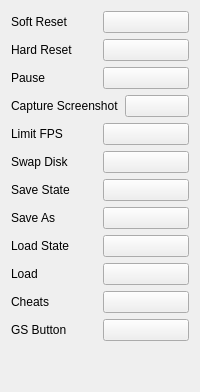
             <widget class="QWidget" name="systemMenuTab">
              <attribute name="title">
               <string>System</string>
              </attribute>
              <layout class="QVBoxLayout" name="verticalLayout_3">
               <item>
                <layout class="QHBoxLayout" name="horizontalLayout_75">
                 <item>
                  <widget class="QLabel" name="label_72">
                   <property name="text">
                    <string>Soft Reset</string>
                   </property>
                  </widget>
                 </item>
                 <item>
                  <widget class="KeybindButton" name="softResetKeyButton">
                   <property name="text">
                    <string/>
                   </property>
                  </widget>
                 </item>
                </layout>
               </item>
               <item>
                <layout class="QHBoxLayout" name="horizontalLayout_76">
                 <item>
                  <widget class="QLabel" name="label_73">
                   <property name="text">
                    <string>Hard Reset</string>
                   </property>
                  </widget>
                 </item>
                 <item>
                  <widget class="KeybindButton" name="hardResetKeyButton">
                   <property name="text">
                    <string/>
                   </property>
                  </widget>
                 </item>
                </layout>
               </item>
               <item>
                <layout class="QHBoxLayout" name="horizontalLayout_89">
                 <item>
                  <widget class="QLabel" name="label_88">
                   <property name="text">
                    <string>Pause</string>
                   </property>
                  </widget>
                 </item>
                 <item>
                  <widget class="KeybindButton" name="pauseKeyButton">
                   <property name="text">
                    <string/>
                   </property>
                  </widget>
                 </item>
                </layout>
               </item>
               <item>
                <layout class="QHBoxLayout" name="horizontalLayout_77">
                 <item>
                  <widget class="QLabel" name="label_74">
                   <property name="text">
                    <string>Capture Screenshot</string>
                   </property>
                  </widget>
                 </item>
                 <item>
                  <widget class="KeybindButton" name="generateBitmapKeyButton">
                   <property name="text">
                    <string/>
                   </property>
                  </widget>
                 </item>
                </layout>
               </item>
               <item>
                <layout class="QHBoxLayout" name="horizontalLayout_78">
                 <item>
                  <widget class="QLabel" name="label_75">
                   <property name="text">
                    <string>Limit FPS</string>
                   </property>
                  </widget>
                 </item>
                 <item>
                  <widget class="KeybindButton" name="limitFPSKeyButton">
                   <property name="text">
                    <string/>
                   </property>
                  </widget>
                 </item>
                </layout>
               </item>
               <item>
                <layout class="QHBoxLayout" name="horizontalLayout_79">
                 <item>
                  <widget class="QLabel" name="label_76">
                   <property name="text">
                    <string>Swap Disk</string>
                   </property>
                  </widget>
                 </item>
                 <item>
                  <widget class="KeybindButton" name="swapDiskKeyButton">
                   <property name="text">
                    <string/>
                   </property>
                  </widget>
                 </item>
                </layout>
               </item>
               <item>
                <layout class="QHBoxLayout" name="horizontalLayout_80">
                 <item>
                  <widget class="QLabel" name="label_77">
                   <property name="text">
                    <string>Save State</string>
                   </property>
                  </widget>
                 </item>
                 <item>
                  <widget class="KeybindButton" name="saveStateKeyButton">
                   <property name="text">
                    <string/>
                   </property>
                  </widget>
                 </item>
                </layout>
               </item>
               <item>
                <layout class="QHBoxLayout" name="horizontalLayout_81">
                 <item>
                  <widget class="QLabel" name="label_78">
                   <property name="text">
                    <string>Save As</string>
                   </property>
                  </widget>
                 </item>
                 <item>
                  <widget class="KeybindButton" name="saveAsKeyButton">
                   <property name="text">
                    <string/>
                   </property>
                  </widget>
                 </item>
                </layout>
               </item>
               <item>
                <layout class="QHBoxLayout" name="horizontalLayout_82">
                 <item>
                  <widget class="QLabel" name="label_79">
                   <property name="text">
                    <string>Load State</string>
                   </property>
                  </widget>
                 </item>
                 <item>
                  <widget class="KeybindButton" name="loadStateKeyButton">
                   <property name="text">
                    <string/>
                   </property>
                  </widget>
                 </item>
                </layout>
               </item>
               <item>
                <layout class="QHBoxLayout" name="horizontalLayout_83">
                 <item>
                  <widget class="QLabel" name="label_80">
                   <property name="text">
                    <string>Load</string>
                   </property>
                  </widget>
                 </item>
                 <item>
                  <widget class="KeybindButton" name="loadKeyButton">
                   <property name="text">
                    <string/>
                   </property>
                  </widget>
                 </item>
                </layout>
               </item>
               <item>
                <layout class="QHBoxLayout" name="horizontalLayout_84">
                 <item>
                  <widget class="QLabel" name="label_81">
                   <property name="text">
                    <string>Cheats</string>
                   </property>
                  </widget>
                 </item>
                 <item>
                  <widget class="KeybindButton" name="cheatsKeyButton">
                   <property name="text">
                    <string/>
                   </property>
                  </widget>
                 </item>
                </layout>
               </item>
               <item>
                <layout class="QHBoxLayout" name="horizontalLayout_85">
                 <item>
                  <widget class="QLabel" name="label_82">
                   <property name="text">
                    <string>GS Button</string>
                   </property>
                  </widget>
                 </item>
                 <item>
                  <widget class="KeybindButton" name="gsButtonKeyButton">
                   <property name="text">
                    <string/>
                   </property>
                  </widget>
                 </item>
                </layout>
               </item>
               <item>
                <spacer name="verticalSpacer_14">
                 <property name="orientation">
                  <enum>Qt::Vertical</enum>
                 </property>
                 <property name="sizeHint" stdset="0">
                  <size>
                   <width>20</width>
                   <height>40</height>
                  </size>
                 </property>
                </spacer>
               </item>
              </layout>
             </widget>
